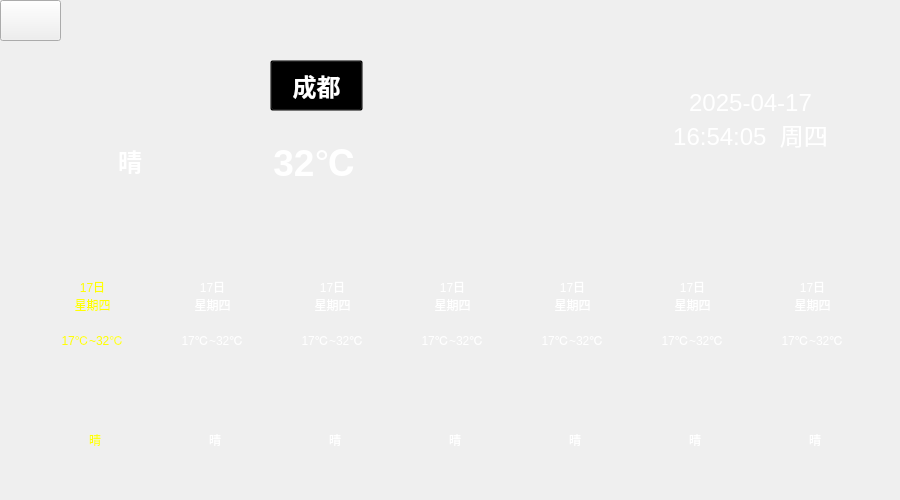
<?xml version="1.0" encoding="UTF-8"?>
<ui version="4.0">
 <class>WeatherWindow</class>
 <widget class="QMainWindow" name="WeatherWindow">
  <property name="geometry">
   <rect>
    <x>0</x>
    <y>0</y>
    <width>900</width>
    <height>500</height>
   </rect>
  </property>
  <property name="windowTitle">
   <string>MainWindow</string>
  </property>
  <widget class="QWidget" name="centralwidget">
   <property name="styleSheet">
    <string notr="true">#centralwidget{border-image: url(:/image/weather/weather_background.jpg);}
#btn_back{border-image: url(:/image/back.svg);}
QLabel{
   color:white;
font-family:微软雅黑;
}
#label_datetime{font-family:微软雅黑;
font-size:18pt;
}
#label_weather{
font-family:微软雅黑;
font-size:18pt;
font-weight:bold;
}
#btn_city{
color:white;
font-family:宋体;
background:transparent;
font-size:18pt;
font-weight:bold;
}
#label_temprature{
font-family:微软雅黑;
font-size:28pt;
font-weight:bold;
}
#label_date1,#label_temp1,#label_wea1{
color:yellow
}</string>
   </property>
   <widget class="QPushButton" name="btn_back">
    <property name="geometry">
     <rect>
      <x>0</x>
      <y>0</y>
      <width>61</width>
      <height>41</height>
     </rect>
    </property>
    <property name="styleSheet">
     <string notr="true"/>
    </property>
    <property name="text">
     <string/>
    </property>
   </widget>
   <widget class="QLabel" name="label_datetime">
    <property name="geometry">
     <rect>
      <x>650</x>
      <y>70</y>
      <width>201</width>
      <height>101</height>
     </rect>
    </property>
    <property name="text">
     <string>2025-04-17
16:54:05  周四</string>
    </property>
    <property name="alignment">
     <set>Qt::AlignCenter</set>
    </property>
   </widget>
   <widget class="QLabel" name="label_icon">
    <property name="geometry">
     <rect>
      <x>100</x>
      <y>70</y>
      <width>69</width>
      <height>61</height>
     </rect>
    </property>
    <property name="styleSheet">
     <string notr="true">border-image: url(:/image/weather/qing.png);</string>
    </property>
    <property name="text">
     <string/>
    </property>
   </widget>
   <widget class="QLabel" name="label_weather">
    <property name="geometry">
     <rect>
      <x>20</x>
      <y>130</y>
      <width>220</width>
      <height>61</height>
     </rect>
    </property>
    <property name="font">
     <font>
      <family>微软雅黑</family>
      <pointsize>18</pointsize>
      <bold>true</bold>
     </font>
    </property>
    <property name="text">
     <string>晴</string>
    </property>
    <property name="alignment">
     <set>Qt::AlignCenter</set>
    </property>
   </widget>
   <widget class="QPushButton" name="btn_city">
    <property name="geometry">
     <rect>
      <x>270</x>
      <y>60</y>
      <width>93</width>
      <height>51</height>
     </rect>
    </property>
    <property name="text">
     <string>成都</string>
    </property>
   </widget>
   <widget class="QLabel" name="label_temprature">
    <property name="geometry">
     <rect>
      <x>240</x>
      <y>130</y>
      <width>151</width>
      <height>61</height>
     </rect>
    </property>
    <property name="text">
     <string>32℃</string>
    </property>
    <property name="alignment">
     <set>Qt::AlignCenter</set>
    </property>
   </widget>
   <widget class="QLabel" name="label_date1">
    <property name="geometry">
     <rect>
      <x>50</x>
      <y>270</y>
      <width>85</width>
      <height>51</height>
     </rect>
    </property>
    <property name="text">
     <string>17日
星期四</string>
    </property>
    <property name="alignment">
     <set>Qt::AlignCenter</set>
    </property>
   </widget>
   <widget class="QLabel" name="label_temp1">
    <property name="geometry">
     <rect>
      <x>50</x>
      <y>330</y>
      <width>85</width>
      <height>20</height>
     </rect>
    </property>
    <property name="text">
     <string>17℃~32℃</string>
    </property>
    <property name="alignment">
     <set>Qt::AlignCenter</set>
    </property>
   </widget>
   <widget class="QLabel" name="label_icon1">
    <property name="geometry">
     <rect>
      <x>70</x>
      <y>370</y>
      <width>45</width>
      <height>45</height>
     </rect>
    </property>
    <property name="styleSheet">
     <string notr="true">border-image: url(:/image/weather/qing.png);</string>
    </property>
    <property name="text">
     <string/>
    </property>
   </widget>
   <widget class="QLabel" name="label_wea1">
    <property name="geometry">
     <rect>
      <x>40</x>
      <y>430</y>
      <width>110</width>
      <height>20</height>
     </rect>
    </property>
    <property name="text">
     <string>晴</string>
    </property>
    <property name="alignment">
     <set>Qt::AlignCenter</set>
    </property>
   </widget>
   <widget class="QLabel" name="label_date2">
    <property name="geometry">
     <rect>
      <x>170</x>
      <y>270</y>
      <width>85</width>
      <height>51</height>
     </rect>
    </property>
    <property name="text">
     <string>17日
星期四</string>
    </property>
    <property name="alignment">
     <set>Qt::AlignCenter</set>
    </property>
   </widget>
   <widget class="QLabel" name="label_icon2">
    <property name="geometry">
     <rect>
      <x>190</x>
      <y>370</y>
      <width>45</width>
      <height>45</height>
     </rect>
    </property>
    <property name="styleSheet">
     <string notr="true">border-image: url(:/image/weather/qing.png);</string>
    </property>
    <property name="text">
     <string/>
    </property>
   </widget>
   <widget class="QLabel" name="label_temp2">
    <property name="geometry">
     <rect>
      <x>170</x>
      <y>330</y>
      <width>85</width>
      <height>20</height>
     </rect>
    </property>
    <property name="text">
     <string>17℃~32℃</string>
    </property>
    <property name="alignment">
     <set>Qt::AlignCenter</set>
    </property>
   </widget>
   <widget class="QLabel" name="label_wea2">
    <property name="geometry">
     <rect>
      <x>160</x>
      <y>430</y>
      <width>110</width>
      <height>20</height>
     </rect>
    </property>
    <property name="text">
     <string>晴</string>
    </property>
    <property name="alignment">
     <set>Qt::AlignCenter</set>
    </property>
   </widget>
   <widget class="QLabel" name="label_date3">
    <property name="geometry">
     <rect>
      <x>290</x>
      <y>270</y>
      <width>85</width>
      <height>51</height>
     </rect>
    </property>
    <property name="text">
     <string>17日
星期四</string>
    </property>
    <property name="alignment">
     <set>Qt::AlignCenter</set>
    </property>
   </widget>
   <widget class="QLabel" name="label_icon3">
    <property name="geometry">
     <rect>
      <x>310</x>
      <y>370</y>
      <width>45</width>
      <height>45</height>
     </rect>
    </property>
    <property name="styleSheet">
     <string notr="true">border-image: url(:/image/weather/qing.png);</string>
    </property>
    <property name="text">
     <string/>
    </property>
   </widget>
   <widget class="QLabel" name="label_temp3">
    <property name="geometry">
     <rect>
      <x>290</x>
      <y>330</y>
      <width>85</width>
      <height>20</height>
     </rect>
    </property>
    <property name="text">
     <string>17℃~32℃</string>
    </property>
    <property name="alignment">
     <set>Qt::AlignCenter</set>
    </property>
   </widget>
   <widget class="QLabel" name="label_wea3">
    <property name="geometry">
     <rect>
      <x>280</x>
      <y>430</y>
      <width>110</width>
      <height>20</height>
     </rect>
    </property>
    <property name="text">
     <string>晴</string>
    </property>
    <property name="alignment">
     <set>Qt::AlignCenter</set>
    </property>
   </widget>
   <widget class="QLabel" name="label_date4">
    <property name="geometry">
     <rect>
      <x>410</x>
      <y>270</y>
      <width>85</width>
      <height>51</height>
     </rect>
    </property>
    <property name="text">
     <string>17日
星期四</string>
    </property>
    <property name="alignment">
     <set>Qt::AlignCenter</set>
    </property>
   </widget>
   <widget class="QLabel" name="label_icon4">
    <property name="geometry">
     <rect>
      <x>430</x>
      <y>370</y>
      <width>45</width>
      <height>45</height>
     </rect>
    </property>
    <property name="styleSheet">
     <string notr="true">border-image: url(:/image/weather/qing.png);</string>
    </property>
    <property name="text">
     <string/>
    </property>
   </widget>
   <widget class="QLabel" name="label_temp4">
    <property name="geometry">
     <rect>
      <x>410</x>
      <y>330</y>
      <width>85</width>
      <height>20</height>
     </rect>
    </property>
    <property name="text">
     <string>17℃~32℃</string>
    </property>
    <property name="alignment">
     <set>Qt::AlignCenter</set>
    </property>
   </widget>
   <widget class="QLabel" name="label_wea4">
    <property name="geometry">
     <rect>
      <x>400</x>
      <y>430</y>
      <width>110</width>
      <height>20</height>
     </rect>
    </property>
    <property name="text">
     <string>晴</string>
    </property>
    <property name="alignment">
     <set>Qt::AlignCenter</set>
    </property>
   </widget>
   <widget class="QLabel" name="label_date5">
    <property name="geometry">
     <rect>
      <x>530</x>
      <y>270</y>
      <width>85</width>
      <height>51</height>
     </rect>
    </property>
    <property name="text">
     <string>17日
星期四</string>
    </property>
    <property name="alignment">
     <set>Qt::AlignCenter</set>
    </property>
   </widget>
   <widget class="QLabel" name="label_icon5">
    <property name="geometry">
     <rect>
      <x>550</x>
      <y>370</y>
      <width>45</width>
      <height>45</height>
     </rect>
    </property>
    <property name="styleSheet">
     <string notr="true">border-image: url(:/image/weather/qing.png);</string>
    </property>
    <property name="text">
     <string/>
    </property>
   </widget>
   <widget class="QLabel" name="label_temp5">
    <property name="geometry">
     <rect>
      <x>530</x>
      <y>330</y>
      <width>85</width>
      <height>20</height>
     </rect>
    </property>
    <property name="text">
     <string>17℃~32℃</string>
    </property>
    <property name="alignment">
     <set>Qt::AlignCenter</set>
    </property>
   </widget>
   <widget class="QLabel" name="label_wea5">
    <property name="geometry">
     <rect>
      <x>520</x>
      <y>430</y>
      <width>110</width>
      <height>20</height>
     </rect>
    </property>
    <property name="text">
     <string>晴</string>
    </property>
    <property name="alignment">
     <set>Qt::AlignCenter</set>
    </property>
   </widget>
   <widget class="QLabel" name="label_date6">
    <property name="geometry">
     <rect>
      <x>650</x>
      <y>270</y>
      <width>85</width>
      <height>51</height>
     </rect>
    </property>
    <property name="text">
     <string>17日
星期四</string>
    </property>
    <property name="alignment">
     <set>Qt::AlignCenter</set>
    </property>
   </widget>
   <widget class="QLabel" name="label_icon6">
    <property name="geometry">
     <rect>
      <x>670</x>
      <y>370</y>
      <width>45</width>
      <height>45</height>
     </rect>
    </property>
    <property name="styleSheet">
     <string notr="true">border-image: url(:/image/weather/qing.png);</string>
    </property>
    <property name="text">
     <string/>
    </property>
   </widget>
   <widget class="QLabel" name="label_temp6">
    <property name="geometry">
     <rect>
      <x>650</x>
      <y>330</y>
      <width>85</width>
      <height>20</height>
     </rect>
    </property>
    <property name="text">
     <string>17℃~32℃</string>
    </property>
    <property name="alignment">
     <set>Qt::AlignCenter</set>
    </property>
   </widget>
   <widget class="QLabel" name="label_wea6">
    <property name="geometry">
     <rect>
      <x>640</x>
      <y>430</y>
      <width>110</width>
      <height>20</height>
     </rect>
    </property>
    <property name="text">
     <string>晴</string>
    </property>
    <property name="alignment">
     <set>Qt::AlignCenter</set>
    </property>
   </widget>
   <widget class="QLabel" name="label_date7">
    <property name="geometry">
     <rect>
      <x>770</x>
      <y>270</y>
      <width>85</width>
      <height>51</height>
     </rect>
    </property>
    <property name="text">
     <string>17日
星期四</string>
    </property>
    <property name="alignment">
     <set>Qt::AlignCenter</set>
    </property>
   </widget>
   <widget class="QLabel" name="label_icon7">
    <property name="geometry">
     <rect>
      <x>790</x>
      <y>370</y>
      <width>45</width>
      <height>45</height>
     </rect>
    </property>
    <property name="styleSheet">
     <string notr="true">border-image: url(:/image/weather/qing.png);</string>
    </property>
    <property name="text">
     <string/>
    </property>
   </widget>
   <widget class="QLabel" name="label_temp7">
    <property name="geometry">
     <rect>
      <x>770</x>
      <y>330</y>
      <width>85</width>
      <height>20</height>
     </rect>
    </property>
    <property name="text">
     <string>17℃~32℃</string>
    </property>
    <property name="alignment">
     <set>Qt::AlignCenter</set>
    </property>
   </widget>
   <widget class="QLabel" name="label_wea7">
    <property name="geometry">
     <rect>
      <x>760</x>
      <y>430</y>
      <width>110</width>
      <height>20</height>
     </rect>
    </property>
    <property name="text">
     <string>晴</string>
    </property>
    <property name="alignment">
     <set>Qt::AlignCenter</set>
    </property>
   </widget>
  </widget>
 </widget>
 <resources/>
 <connections/>
</ui>
